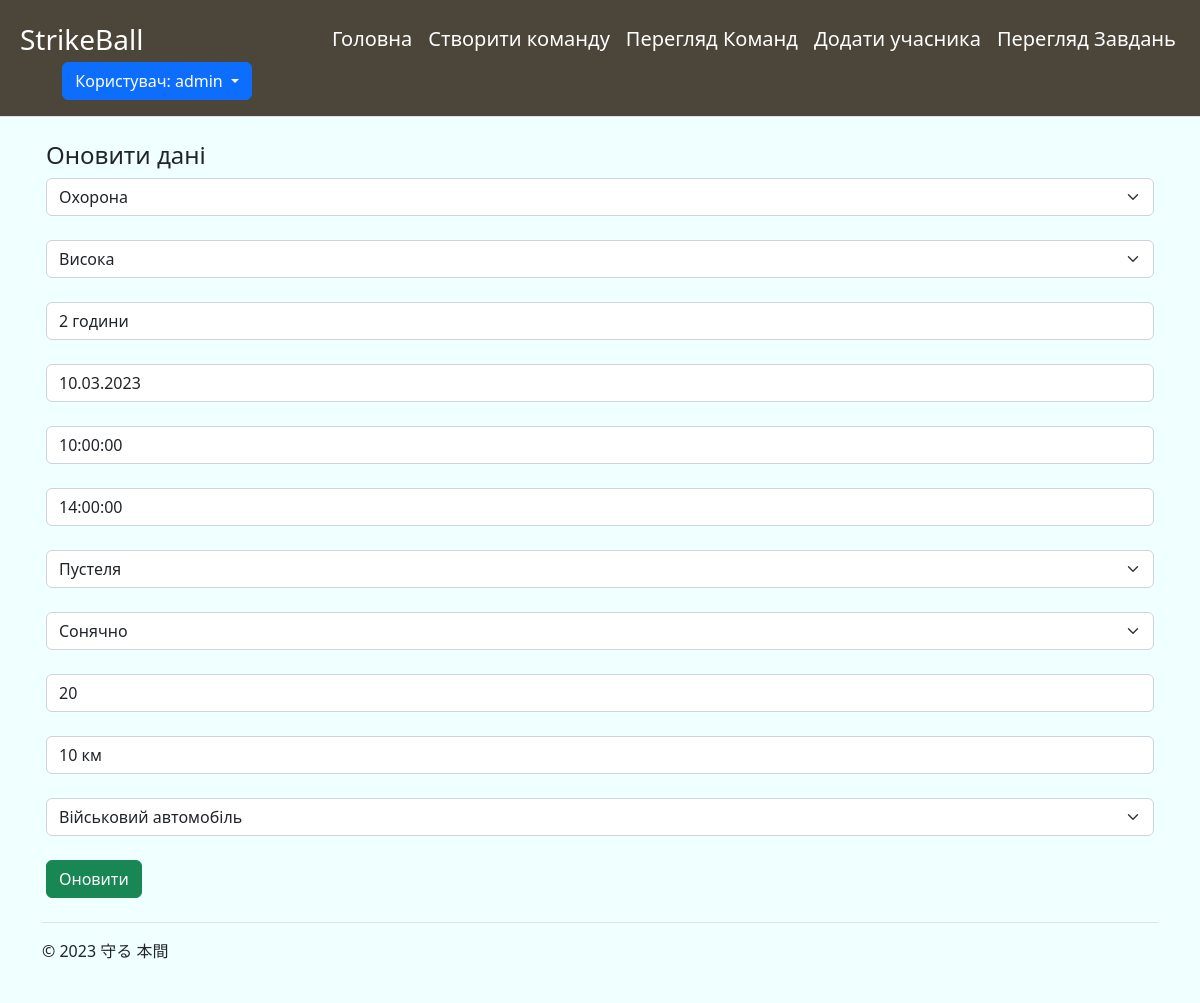
Page /updatetask/2/ (signed in) on the committed database.
### main/models.py (models this page shows, shortened)
class tasktype(models.Model):
    TaskType = models.CharField('Тип задачі', max_length=225)
    def __str__(self):
        return self.TaskType

class difficultylevel(models.Model):
    DifficultyLevel = models.CharField('Складність', max_length=30)
    def __str__(self):
        return self.DifficultyLevel

class task(models.Model):
    TaskType = models.ForeignKey(tasktype, on_delete=models.CASCADE)
    DifficultyLevel = models.ForeignKey(difficultylevel, on_delete=models.CASCADE)
    Duration = models.CharField('Тривалість', max_length=30)
    Date = models.DateField('Дата виконання', max_length=30)
    StartTime = models.TimeField('Час початку', max_length=30)
    EndTime = models.TimeField('Час закінчення', max_length=30)
    Location = models.ForeignKey(location, on_delete=models.CASCADE)
    WeatherConditions = models.ForeignKey(weatherconditions, on_delete=models.CASCADE)
    Temperature = models.IntegerField('Температура')
    Distance = models.CharField('Відстань', max_length=30)
    Transport = models.ForeignKey(transport, on_delete=models.CASCADE)
    user = models.ForeignKey(User, on_delete=models.CASCADE)

class location(models.Model):
    Location = models.CharField('Місце виконання', max_length=225)
    def __str__(self):
        return self.Location

class weatherconditions(models.Model):
    WeatherConditions = models.CharField('Погодні умови', max_length=225)
    def __str__(self):
        return self.WeatherConditions

class transport(models.Model):
    Transport = models.CharField('Транспорт', max_length=225)
    def __str__(self):
        return self.Transport

### main/views.py (the view)
# urls.py: path('updatetask/<int:id>/', views.updatetask, name='updatetask'),
def updatetask(request, id):
    edit_task = task.objects.get(pk=id)
    form = taskForm(request.POST or None, instance=edit_task)
    if request.method == 'POST':
        if form.is_valid():
            form.save()
            return redirect('viewtask')
    if request.method == 'GET':
        taskd = difficultylevel.objects.all()
        taskt = transport.objects.all()
        return render(request, 'main/updatetask.html', {'form': form, 'difficultylevels':taskd , 'transports': taskt })

### main/templates/main/updatetask.html (shortened to what this page needs)
{%extends 'main/base.html'%}
{% block content %}
    <h4>Оновити дані</h4>
    <form method="post">
        {{ form.TaskType }}<br>
        {{ form.DifficultyLevel }}<br>
        {{ form.Duration }}<br>
        {{ form.Date }}<br>
        {{ form.StartTime }}<br>
        {{ form.EndTime }}<br>
        {{ form.Location }}<br>
        {{ form.WeatherConditions }}<br>
        {{ form.Temperature }}<br>
        {{ form.Distance }}<br>
        {{ form.Transport }}<br>
        <button type="submit" class="btn btn-success">Оновити</button>
    </form>
{% endblock %}

### main/templates/main/base.html (shortened to what this page needs)
<!doctype html>
<html lang="uk">
<head>
    <link rel="stylesheet" href="https://cdn.jsdelivr.net/npm/bootstrap@5.2.3/dist/css/bootstrap.min.css">
</head>
<body style="background-color: azure">
<div>
    <div>
    <header class="d-flex flex-wrap align-items-center justify-content-center justify-content-md-between py-3 mb-4 border-bottom" style="background-color: #4B453A">
    <p class="text-start text-white fs-3 w-25 align-center mb-0" style="margin-left: 20px;">StrikeBall</p>
        {% if user.is_authenticated %}
            <ul class="nav col-12 col-md-auto mb-2 container mb-md-0 fs-5">
        <li><a href="{% url 'home' %}" class="nav-link px-2 link-secondary text-white">Головна</a></li>
          <li><a href="{% url 'viewmain' %}" class="nav-link px-2 link-secondary text-white">Створити команду</a></li>
      <li><a href="{% url 'viewteam' %}" class="nav-link px-2 link-secondary text-white">Перегляд Команд</a></li>
          <li><a href="{% url 'createSoldier' %}" class="nav-link px-2 link-secondary text-white">Додати учасника</a></li>
          <li><a href="{% url 'viewtask' %}" class="nav-link px-2 link-secondary text-white">Перегляд Завдань</a></li>
      </ul>
            <div class="col-md-2 text-end w-25 pe-5" >
                <div class="dropdown">
  <button class="btn btn-primary dropdown-toggle" type="button" id="dropdownMenuButton" data-toggle="dropdown" aria-haspopup="true" aria-expanded="false">
    Користувач: {{ user }}
  </button>
</div>
        {% else %}
                 <ul class="nav container col-md-4">
                     </ul>
            <a href="{% url 'loginform' %}" type="button" class="btn btn-primary me-2">Вхід</a>
            <a href="{% url 'registerform' %}" type="button" class="btn btn-primary me-5">Реєстрація</a>
            </div>
        {% endif %}
    </header>
  </div>
  </div>
 <div class="container px-3">
    {% block content %}{% endblock %}
     </div>
<div class="container">
  <footer class="d-flex flex-wrap justify-content-between align-items-center py-3 my-4 border-top">
    <div class="col-md-4 d-flex align-items-center">
      <span class="mb-3 mb-md-0 text-body-secondary">© 2023 守る 本間</span>
    </div>
  </footer>
</div>
</body>
</html>

### rows in the picture
tasktype: TaskType "Охорона"
difficultylevel: DifficultyLevel "Висока"
task: Duration "2 години", Date "10.03.2023", StartTime "10:00:00", EndTime "14:00:00", Temperature "20", Distance "10 км"
location: Location "Пустеля"
weatherconditions: WeatherConditions "Сонячно"
transport: Transport "Військовий автомобіль"

### other values in the picture
{{ user }} "admin"
